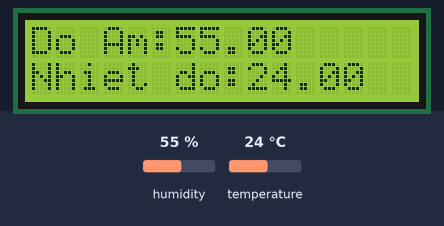
This sketch was run on a simulated ESP8266 (NodeMCU). Shown: 16×2 character LCD. The inputs (shaded band) are chosen by the test bench; at power-on: humidity 55 %, temperature 24 °C. What the sketch prints to the serial monitor is not drawn.

Above: at 2.7 s.
2.8 s: humidity set to 22 %
At 5.1 s:
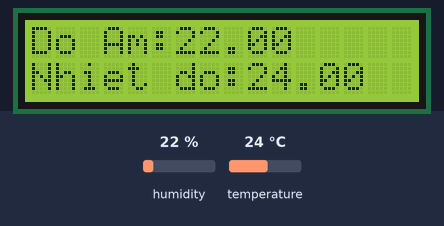
5.8 s: temperature set to 12 °C
At 6.7 s:
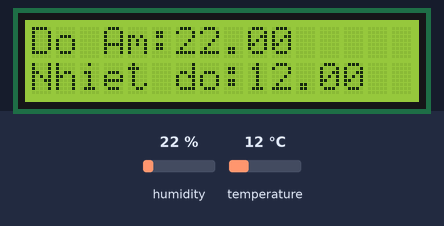
8.8 s: humidity set to 40 %
At 11.2 s:
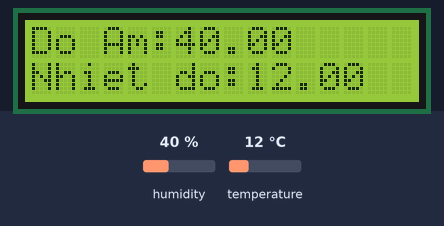
11.8 s: temperature set to 19 °C
At 12.8 s:
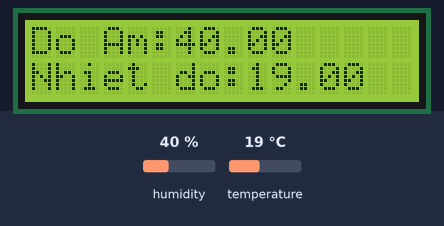
Timing chart, 0 to 14.8 s (numbered marks = the images above; inputs shaded):
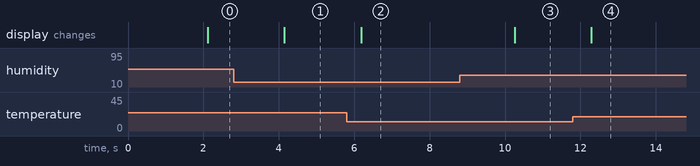

Measured:
- after the input at 2.8 s, the display: changes after 1.3 s (image 1)
- after the input at 5.8 s, the display: changes after 0.38 s (image 2)
- after the input at 8.8 s, the display: changes after 1.5 s (image 3)
- after the input at 11.8 s, the display: changes after 0.49 s (image 4)

The sketch:

Node.ino
```cpp
#include "DHT.h"
#include <Wire.h>
#include <LiquidCrystal_I2C.h>

#define DHTPIN 4
#define DHTTYPE DHT11


LiquidCrystal_I2C lcd(0x27,16,2);
DHT dht(DHTPIN, DHTTYPE);

void setup() {
  Serial.begin(9600);
  Serial.println(F("DHTxx test!"));
  dht.begin();
  Wire.begin(D4,D3);
  lcd.init();
  lcd.backlight();
  lcd.setCursor(0,0);
  lcd.print("Do Am:");
  lcd.setCursor(0,1);
  lcd.print("Nhiet do:");
}

void loop() {
  delay(2000);
  float Humidity = dht.readHumidity();
  float Temperature = dht.readTemperature();
  if ( isnan(Humidity) || isnan(Temperature) ) {
    Serial.println(F("Failed to read from DHT sensor!"));
    return;
  }
  float hic = dht.computeHeatIndex(Temperature, Humidity, false);
  lcd.setCursor(6,0);
  Serial.print(F("Humidity: "));
  Serial.print(Humidity);
  lcd.setCursor(6,0);
  lcd.print(Humidity);
  Serial.print(F("%  Temperature: "));
  Serial.print(Temperature);
  Serial.print(F("°C "));
  Serial.print(hic);
  Serial.println("");
  lcd.setCursor(9,1);
  lcd.print(Temperature);
}
```
